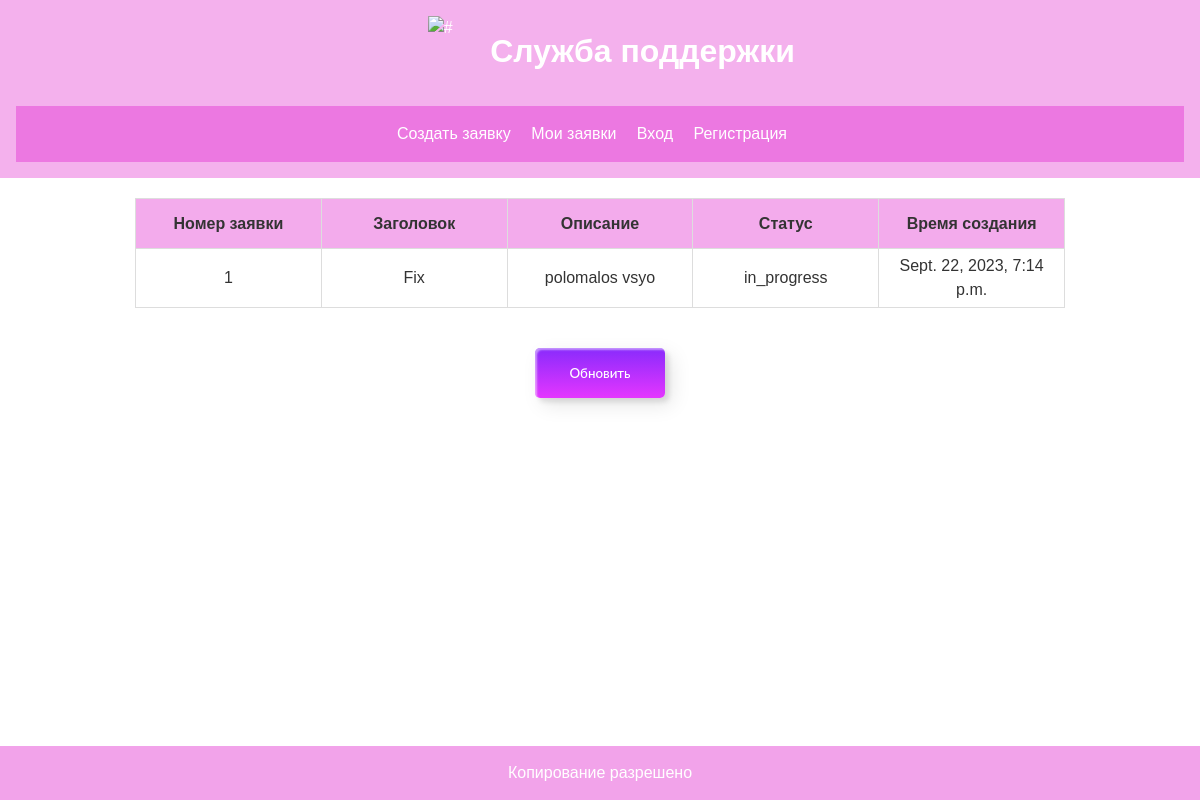
The app's page /tickets/one/1/, older data.
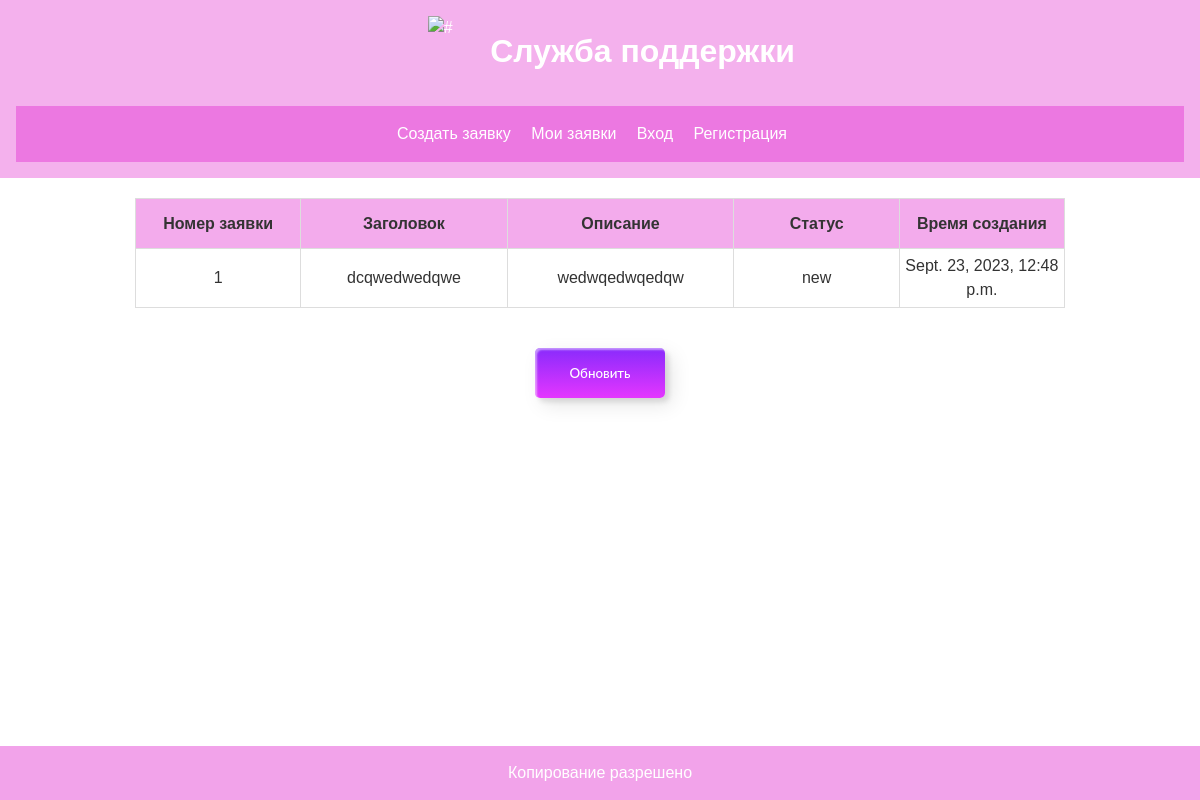
The same page, newer data.
### tickets/models.py (models this page shows, shortened)
class Ticket(models.Model):
    STATUS_CHOICES = (
        ('new', 'New'),
        ('in_progress', 'In progress'),
        ('done', 'Done')
    )
    owner = models.ForeignKey(User, on_delete=models.CASCADE)
    description = models.CharField(max_length=200)
    message = models.CharField(max_length=200)
    status = models.CharField(max_length=20, choices=STATUS_CHOICES, default='new')
    created_at = models.DateTimeField(auto_now_add=True)

### tickets/views.py (the view)
# urls.py: path('one/<str:pk>/', views.ticket, name='ticket'),
def ticket(request, pk):
    ticketObj = Ticket.objects.get(id=pk)
    return render(request, 'tickets/single-ticket.html', {'ticket': ticketObj})

### tickets/templates/tickets/single-ticket.html
{% extends 'tickets/base.html' %}
{% block content %}
{% load static %}
<table class="table">
    <thead>
    <tr>
        <th>Номер заявки</th>
        <th>Заголовок</th>
        <th>Описание</th>
        <th>Статус</th>
        <th>Время создания</th>
    </tr>
    </thead>
    <tbody>
    <tr>
        <td>{{ ticket.id }}</td>
        <td>{{ ticket.description }}</td>
        <td>{{ ticket.message }}</td>
        <td>{{ ticket.status }}</td>
        <td>{{ ticket.created_at }}</td>
    </tr>
    </tbody>
</table>
<button class="custom-btn btn-1">Обновить </button>
{% endblock %}

Row changes from the older to the newer data that the page shows:
changed Ticket id 1: description "Fix" → "dcqwedwedqwe"; message "polomalos vsyo" → "wedwqedwqedqw"; status "in_progress" → "new"; created_at "Sept. 22, 2023, 7:14 p.m." → "Sept. 23, 2023, 12:48 p.m."
